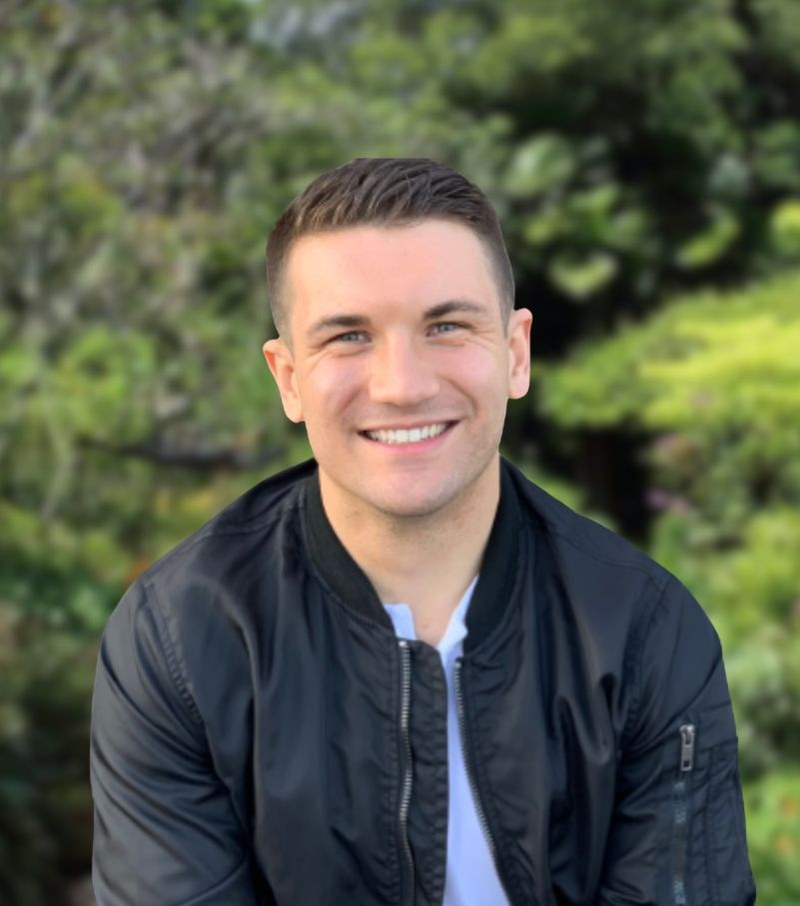
#> input picture images/profile.jpg, 800 x 906 px
$ python make-og-image.py
#> lines starting #> are read from the running program, lines starting #| are printed output that depends on the picture; after the words box and inside, x2 and y2 are one past the last pixel; in counts of white or black regions, pixels touching at a corner belong together
#!/usr/bin/env python3
"""
Generate the social preview image (images/og-image.png, 1200x630).

This is what LinkedIn, Slack, Teams, WhatsApp and email clients show when
someone shares a link to the site. Re-run after changing the palette, the role
line, or the profile photo.

    python3 tools/make-og-image.py
"""

from pathlib import Path
from PIL import Image, ImageDraw, ImageFont, ImageOps

ROOT = Path(__file__).resolve().parent.parent
W, H = 1200, 630

# Light palette, from theme-light.scss
PAPER = (253, 252, 250)
SAND = (244, 241, 236)
INK = (27, 36, 50)
MUTED = (110, 119, 132)
EMBER = (180, 85, 43)
NIGHT = (47, 90, 105)

SERIF_BOLD = "/System/Library/Fonts/Supplemental/Georgia Bold.ttf"
SERIF = "/System/Library/Fonts/Supplemental/Georgia.ttf"
SANS = "/System/Library/Fonts/SFNS.ttf"


def font(path, size):
    return ImageFont.truetype(path, size)


def wrap(draw, text, f, max_w):
    words, lines, line = text.split(), [], ""
    for w in words:
        trial = f"{line} {w}".strip()
        if draw.textlength(trial, font=f) <= max_w:
            line = trial
        else:
            lines.append(line)
            line = w
    if line:
        lines.append(line)
    return lines


def main():
    img = Image.new("RGB", (W, H), PAPER)
    d = ImageDraw.Draw(img)

    # Ember rule down the left edge, the site's one recurring gesture
    d.rectangle([0, 0, 14, H], fill=EMBER)

    # Photo, circular, on the right
    photo_path = ROOT / "images" / "profile.jpg"
    if photo_path.exists():
        size = 340
        p = ImageOps.exif_transpose(Image.open(photo_path)).convert("RGB")
#> p is the input picture: PIL image 800x906 RGB; mean R, G, B 88, 92.2, 74.8
        p = ImageOps.fit(p, (size, size), Image.LANCZOS, centering=(0.5, 0.32))
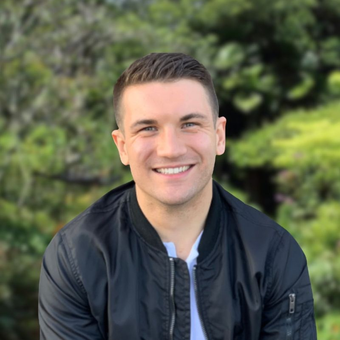
#> p: PIL image 340x340 RGB; mean R, G, B 91.4, 94.8, 75.6
        mask = Image.new("L", (size * 4, size * 4), 0)
#> mask: PIL image 1360x1360 L; every value is 0
        ImageDraw.Draw(mask).ellipse([0, 0, size * 4, size * 4], fill=255)
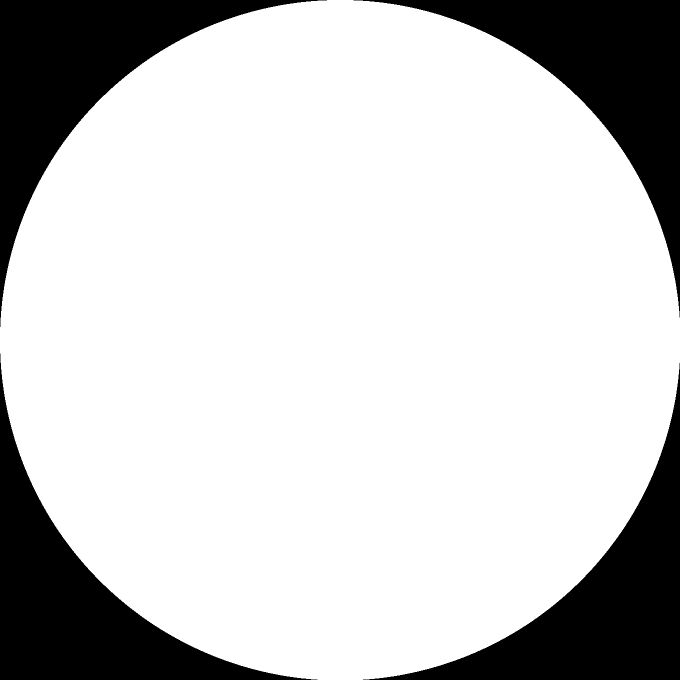
#> mask: PIL image 1360x1360 L (shown at 1/2 size); 78.6% white; 4 black regions, box (x1, y1, x2, y2) and area: (0, 0, 654, 654) 99425, (707, 0, 1360, 635) 98771, (0, 707, 635, 1360) 98771, (726, 726, 1360, 1360) 98118
        mask = mask.resize((size, size), Image.LANCZOS)
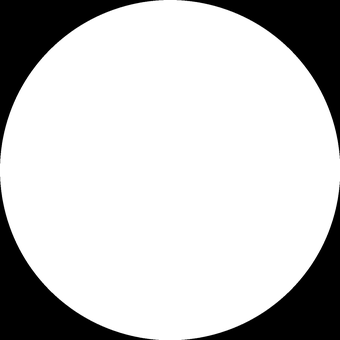
#> mask: PIL image 340x340 L; min 0, max 255, mean 200.5
        px, py = W - size - 90, (H - size) // 2
        ring = Image.new("L", (size + 16, size + 16), 0)
#> ring: PIL image 356x356 L; every value is 0
        ImageDraw.Draw(ring).ellipse([0, 0, size + 15, size + 15], fill=255)
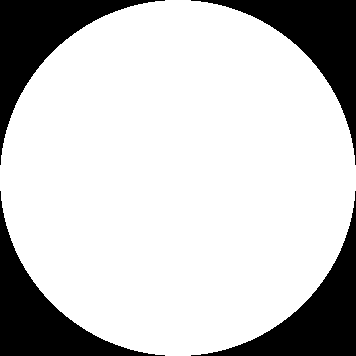
#> ring: PIL image 356x356 L; 78.5% white; 4 black regions, box (x1, y1, x2, y2) and area: (0, 0, 165, 165) 6812, (191, 0, 356, 165) 6812, (0, 191, 165, 356) 6812, (191, 191, 356, 356) 6812
        img.paste(SAND, (px - 8, py - 8), ring)
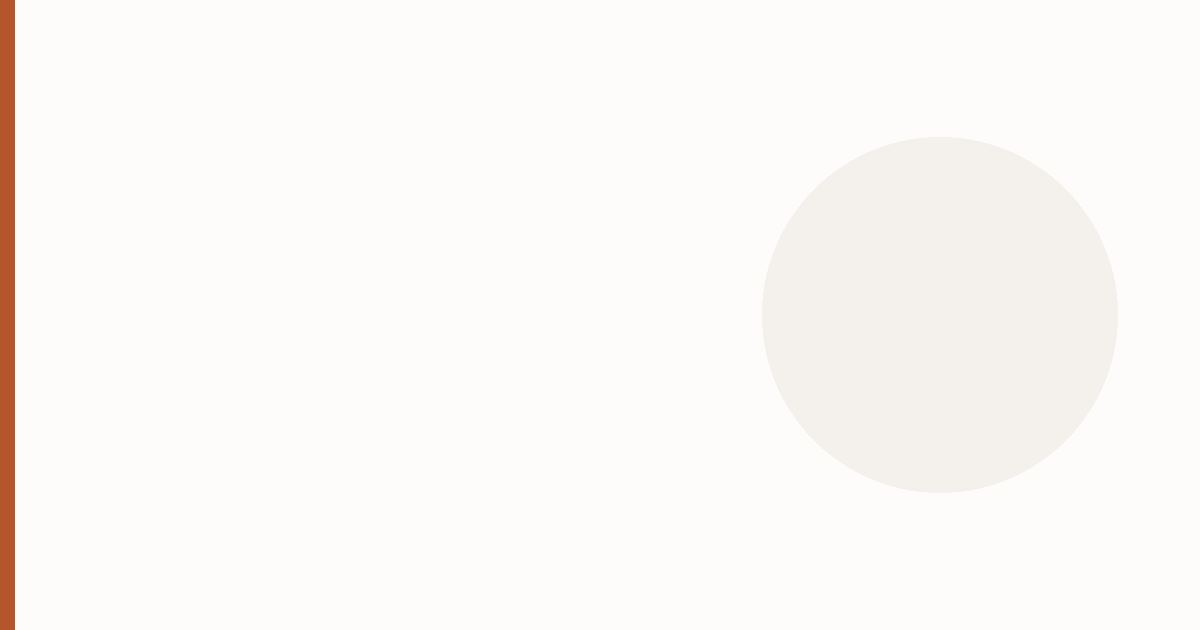
#> img: PIL image 1200x630 RGB; mean R, G, B 250.9, 248.5, 245.6
        img.paste(p, (px, py), mask)
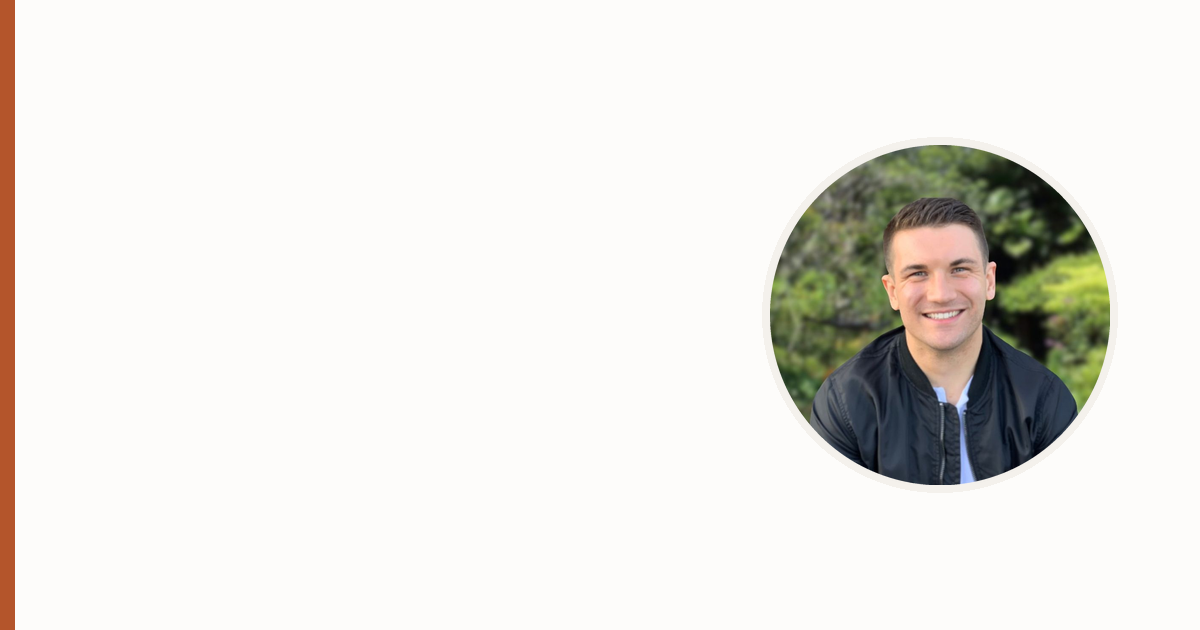
#> img: PIL image 1200x630 RGB; mean R, G, B 233.2, 231.3, 226.7
        text_w = W - size - 90 - 90 - 60
    else:
        text_w = W - 200

    x = 90
    y = 150

    f_eyebrow = font(SANS, 22)
    f_name = font(SERIF_BOLD, 76)
    f_role = font(SANS, 27)
    f_url = font(SANS, 23)

    d.text((x, y), "ENVIRONMENTAL PHYSIOLOGY  ·  HEAT, SLEEP, HEALTH",
           font=f_eyebrow, fill=EMBER)
    y += 58

    d.text((x, y), "Michèle Renard", font=f_name, fill=INK)
    y += 100

    role = "Research Fellow, Yong Loo Lin School of Medicine, National University of Singapore"
    for line in wrap(d, role, f_role, text_w):
#> in wrap, `words, lines, line = text.split(), [], ""`: words = ['Research', 'Fellow,', 'Yong', 'Loo', 'Lin', 'School', 'of', 'Medicine,', 'National', 'University', 'of', 'Singapore']; line = ''
        d.text((x, y), line, font=f_role, fill=MUTED)
        y += 38
#> this loop made 2 passes
#> after the loop, y = 384

    y += 26
#> y = 410
    d.rectangle([x, y, x + 66, y + 4], fill=NIGHT)
    y += 34
#> y = 444
    d.text((x, y), "michelerenard.github.io", font=f_url, fill=NIGHT)

    out = ROOT / "images" / "og-image.png"
    img.save(out, "PNG", optimize=True)
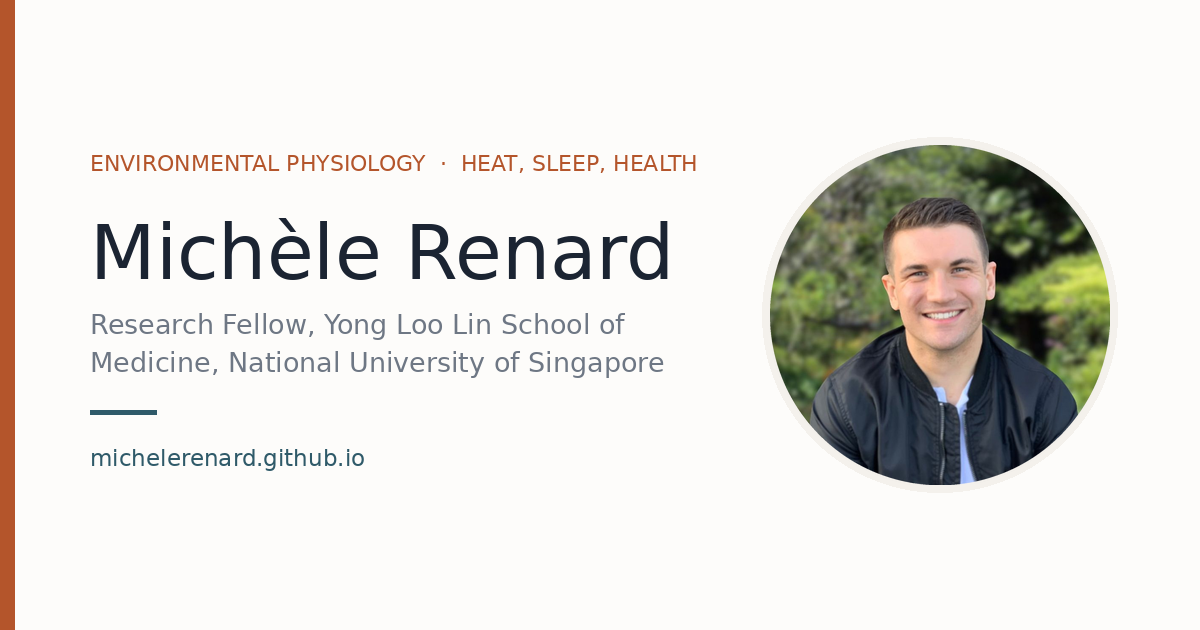
#> saved as og-image.png: PIL image 1200x630 RGB; mean R, G, B 228.4, 226.5, 222.1
    print(f"wrote {out.relative_to(ROOT)}  ({W}x{H}, {out.stat().st_size // 1024} KB)")


if __name__ == "__main__":
    main()
